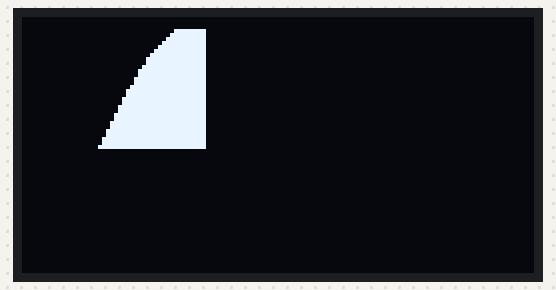
Recording of a program running on a simulated Raspberry Pi Pico running MicroPython. On the bench: 128×64 one-colour display. Library files of the repository ran but are not shown: ssd1306.py. At 2.2 s the program stops and its outputs stay as they are.

Above: at 0.8 s.
At 1.5 s:
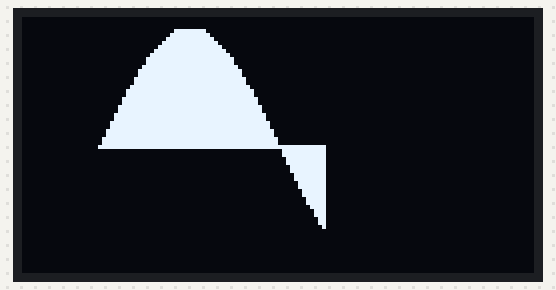
At 2.3 s:
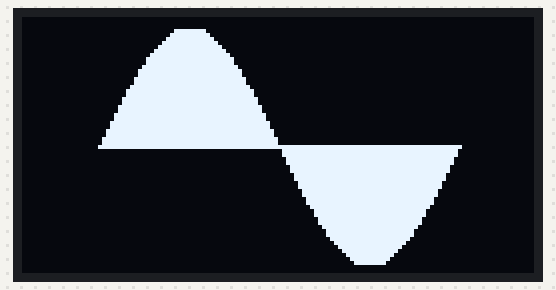

The program:

oledSin.py
```python
from machine import Pin, I2C
from ssd1306 import SSD1306_I2C
import math
import utime

i2c = I2C(0, scl=Pin(1), sda=Pin(0), freq=400000)
oled = SSD1306_I2C(128, 64, i2c, addr=0x3c)

y0 = 32
x0 = 19

for x in range(91):
    y = -int(30*math.sin(4*x*2*math.pi/360))
    oled.pixel(x + x0, y0, 1)
    oled.line(x+x0, y0, x+x0, y+y0, 1)
    oled.show()
```

Measured:
- what the display in image 1 shows lasts 0.7 s, from 1.4 s to 2.1 s
